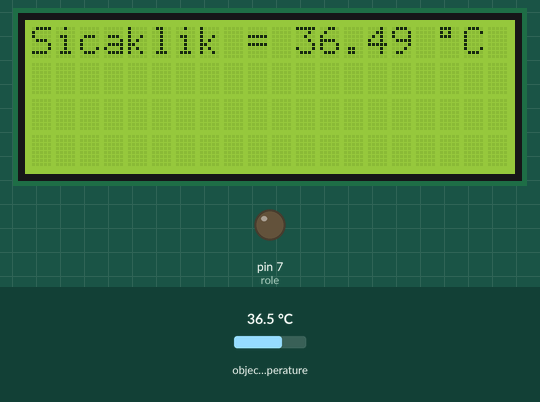
Recording of a sketch running on a simulated Arduino Uno, built with avr-gcc and run on an emulated ATmega328P. Parts: 20×4 character LCD, output pins drawn as LEDs (lit = HIGH). Wiring (inferred from the names in the program): MLX90614 thermometer at I2C address 0x5A. The inputs (shaded band) are chosen by the test bench; at power-on: object temperature 36.5 °C.

Above: at 1.2 s.
1.3 s: object temperature set to 26.3 °C
At 2.8 s:
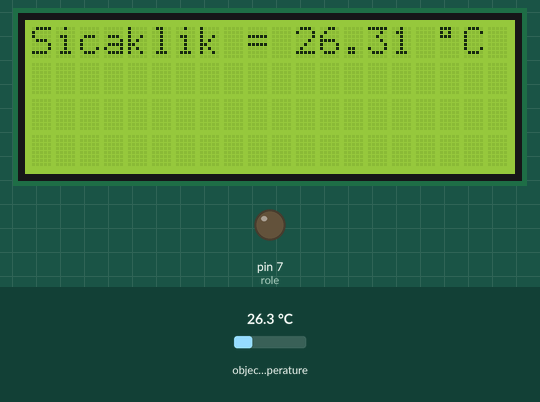
5.4 s: object temperature set to 25.6 °C
At 6.9 s:
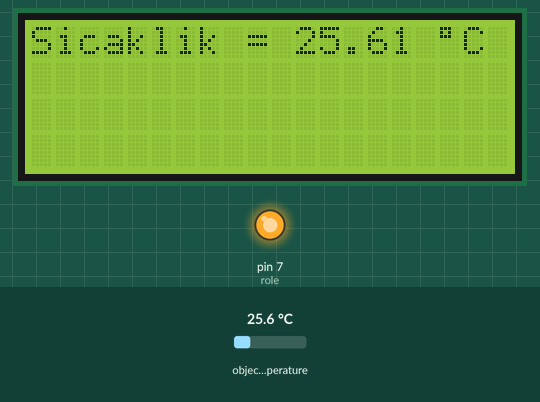
9.5 s: object temperature set to 20 °C
At 10.9 s:
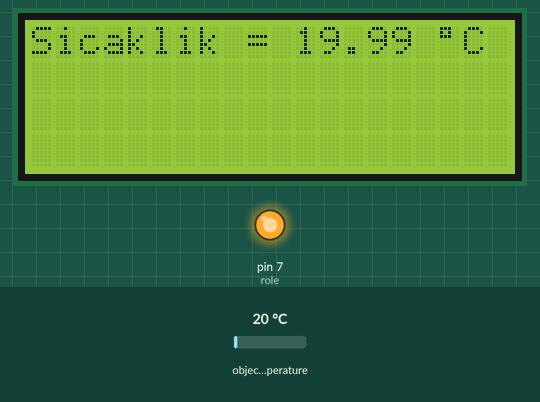
Timing chart, 0 to 12.5 s (numbered marks = the images above; inputs shaded):
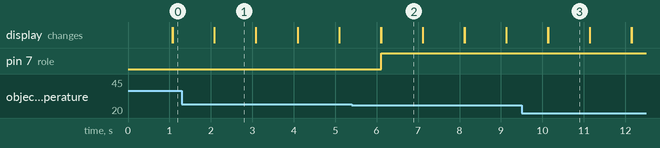

The sketch:

GY-906.ino
```cpp
//GY-906 MLX90614 sensor


#include <i2cmaster.h>
#include <LiquidCrystal.h>
#include <Math.h>


int role = 7;
LiquidCrystal lcd(12,11,5,4,3,2);

int adres = 0xb4; //  MLX90614 sensorun adresi
int erc = 0;      // PEC değerini tutan değişken
int daneH = 0;    // ikinci veri bytı
int daneL = 0;    // ilk veri baytı
double tempnalsb = 0.02;  // degişken çarpanı
double sicaklik = 0;

void setup(){

//roleye cikis baglantısı oldugu tanimlaniyor
pinMode(role,OUTPUT);

i2c_init();
//LCD nin ozelligini belirtiyoruz
lcd.begin(20,4);
}

void loop(){

 i2c_start_wait(adres+I2C_WRITE);     // kayıt modunda I2C iletişimi başlatın
  i2c_write(0x07);                     // Yaz değeri (Kayıt Tobj1 seçerek) 0x07
  i2c_rep_start(adres+I2C_READ);       // yeniden I2C haberleşme
  daneL = i2c_readAck();               // ilk veri baytı Oku
  daneH = i2c_readAck();               // ikinci veri byte Oku
  erc = i2c_readNak();                 // üçüncü veri (önemli olmayan) bayt Oku
  i2c_stop();                          // I2C ile iletimi bitir


  sicaklik = (double)(((daneH & 0x007F) << 8) + daneL); //iki tek baytlık değişkenden oluşan 16-bitlik değişken
  sicaklik = sicaklik*tempnalsb; // bir bit üzerinde 0.02 K düşer bu işlemin sonucu, Kelvin cinsinden sıcaklıktır

  sicaklik = sicaklik - 273.15; // Santigrat derece donusumu

  lcd.setCursor(0,0);                 // Ekran satırı
  lcd.print("Sicaklik = ");
  lcd.print(sicaklik);
  lcd.print(" ");
  lcd.write(0xDF);                    // Derece Sembolu
  lcd.print("C ");


Serial.print("Celcius: ");
Serial.println(sicaklik);
/*
lcd.setCursor(0 , 0);
lcd.print("Sicaklik: ");
lcd.setCursor(0 , 1);
lcd.print("Selam");
lcd.print(" ");
lcd.print((char)223);
lcd.print("C");
*/
if (sicaklik < 26) { //röle devreye girme sıcaklıgı
digitalWrite(role,HIGH);
} else {
digitalWrite(role,LOW);
}

delay(1000); // Ekran yenileme Ms
lcd.clear();


}
```

twimaster.cpp
```cpp
/*************************************************************************
* Title:    I2C master library using hardware TWI interface
* Author:   Peter Fleury <pfleury@gmx.ch>  http://jump.to/fleury
* File:     $Id: twimaster.c,v 1.3 2005/07/02 11:14:21 Peter Exp $
* Software: AVR-GCC 3.4.3 / avr-libc 1.2.3
* Target:   any AVR device with hardware TWI
* Usage:    API compatible with I2C Software Library i2cmaster.h
**************************************************************************/
#include <inttypes.h>
#include <compat/twi.h>

#include <i2cmaster.h>


/* define CPU frequency in Mhz here if not defined in Makefile */
#ifndef F_CPU
#define F_CPU 16000000UL
#endif

/* I2C clock in Hz */
#define SCL_CLOCK 50000L


/*************************************************************************
 Initialization of the I2C bus interface. Need to be called only once
*************************************************************************/
void i2c_init(void)
{
  /* initialize TWI clock: 100 kHz clock, TWPS = 0 => prescaler = 1 */

  TWSR = 0;                         /* no prescaler */
  TWBR = ((F_CPU/SCL_CLOCK)-16)/2;  /* must be > 10 for stable operation */

}/* i2c_init */


/*************************************************************************
  Issues a start condition and sends address and transfer direction.
  return 0 = device accessible, 1= failed to access device
*************************************************************************/
unsigned char i2c_start(unsigned char address)
{
    uint8_t   twst;

	// send START condition
	TWCR = (1<<TWINT) | (1<<TWSTA) | (1<<TWEN);

	// wait until transmission completed
	while(!(TWCR & (1<<TWINT)));

	// check value of TWI Status Register. Mask prescaler bits.
	twst = TW_STATUS & 0xF8;
	if ( (twst != TW_START) && (twst != TW_REP_START)) return 1;

	// send device address
	TWDR = address;
	TWCR = (1<<TWINT) | (1<<TWEN);

	// wail until transmission completed and ACK/NACK has been received
	while(!(TWCR & (1<<TWINT)));

	// check value of TWI Status Register. Mask prescaler bits.
	twst = TW_STATUS & 0xF8;
	if ( (twst != TW_MT_SLA_ACK) && (twst != TW_MR_SLA_ACK) ) return 1;

	return 0;

}/* i2c_start */


/*************************************************************************
 Issues a start condition and sends address and transfer direction.
 If device is busy, use ack polling to wait until device is ready

 Input:   address and transfer direction of I2C device
*************************************************************************/
void i2c_start_wait(unsigned char address)
{
    uint8_t   twst;


    while ( 1 )
    {
	    // send START condition
	    TWCR = (1<<TWINT) | (1<<TWSTA) | (1<<TWEN);

    	// wait until transmission completed
    	while(!(TWCR & (1<<TWINT)));

    	// check value of TWI Status Register. Mask prescaler bits.
    	twst = TW_STATUS & 0xF8;
    	if ( (twst != TW_START) && (twst != TW_REP_START)) continue;

    	// send device address
    	TWDR = address;
    	TWCR = (1<<TWINT) | (1<<TWEN);

    	// wail until transmission completed
    	while(!(TWCR & (1<<TWINT)));

    	// check value of TWI Status Register. Mask prescaler bits.
    	twst = TW_STATUS & 0xF8;
    	if ( (twst == TW_MT_SLA_NACK )||(twst ==TW_MR_DATA_NACK) )
    	{
    	    /* device busy, send stop condition to terminate write operation */
	        TWCR = (1<<TWINT) | (1<<TWEN) | (1<<TWSTO);

	        // wait until stop condition is executed and bus released
	        while(TWCR & (1<<TWSTO));

    	    continue;
    	}
    	//if( twst != TW_MT_SLA_ACK) return 1;
    	break;
     }

}/* i2c_start_wait */


/*************************************************************************
 Issues a repeated start condition and sends address and transfer direction

 Input:   address and transfer direction of I2C device

 Return:  0 device accessible
          1 failed to access device
*************************************************************************/
unsigned char i2c_rep_start(unsigned char address)
{
    return i2c_start( address );

}/* i2c_rep_start */


/*************************************************************************
 Terminates the data transfer and releases the I2C bus
*************************************************************************/
void i2c_stop(void)
{
    /* send stop condition */
	TWCR = (1<<TWINT) | (1<<TWEN) | (1<<TWSTO);

	// wait until stop condition is executed and bus released
	while(TWCR & (1<<TWSTO));

}/* i2c_stop */


/*************************************************************************
  Send one byte to I2C device

  Input:    byte to be transfered
  Return:   0 write successful
            1 write failed
*************************************************************************/
unsigned char i2c_write( unsigned char data )
{
    uint8_t   twst;

	// send data to the previously addressed device
	TWDR = data;
	TWCR = (1<<TWINT) | (1<<TWEN);

	// wait until transmission completed
	while(!(TWCR & (1<<TWINT)));

	// check value of TWI Status Register. Mask prescaler bits
	twst = TW_STATUS & 0xF8;
	if( twst != TW_MT_DATA_ACK) return 1;
	return 0;

}/* i2c_write */


/*************************************************************************
 Read one byte from the I2C device, request more data from device

 Return:  byte read from I2C device
*************************************************************************/
unsigned char i2c_readAck(void)
{
	TWCR = (1<<TWINT) | (1<<TWEN) | (1<<TWEA);
	while(!(TWCR & (1<<TWINT)));

    return TWDR;

}/* i2c_readAck */


/*************************************************************************
 Read one byte from the I2C device, read is followed by a stop condition

 Return:  byte read from I2C device
*************************************************************************/
unsigned char i2c_readNak(void)
{
	TWCR = (1<<TWINT) | (1<<TWEN);
	while(!(TWCR & (1<<TWINT)));

    return TWDR;

}/* i2c_readNak */
```

Measured:
- the behaviour switches between 26.1 and 26 °C on object temperature (found by bisection; images 1 and 2)
- after the input at 1.3 s, the display: first differs from a run without the input after 0.78 s (image 1)
- after the input at 5.4 s, pin 7 (role): LOW → HIGH after 0.71 s; the display: first differs from a run without the input after 0.71 s (image 2)
- after the input at 9.5 s, the display: first differs from a run without the input after 0.64 s (image 3)
- what the display in image 1 shows lasts 1.0 s, from 2.1 s to 3.1 s
